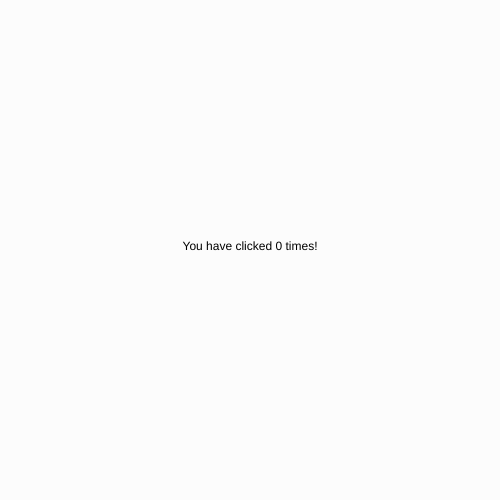
Frame 1 (no input)
Frame 60 (no input): identical to frame 1, image omitted
Frame 120 (the mouse pressed at the canvas centre since frame 60): identical to frame 1, image omitted

The p5.js sketch that drew this single still picture (run headless with seeded random() and noise() and a simulated clock; from frame 60 on, the mouse is pressed at the canvas centre):

// p5.js sketch
// ── sketch.js
var count = 0;
function setup() {
  createCanvas(500, 500);
  textAlign(CENTER);
}

function draw() {
background(252);
text("You have clicked " + count + " times!", width/2, height/2);
}

function mouseReleased()
{
  count++;
}
